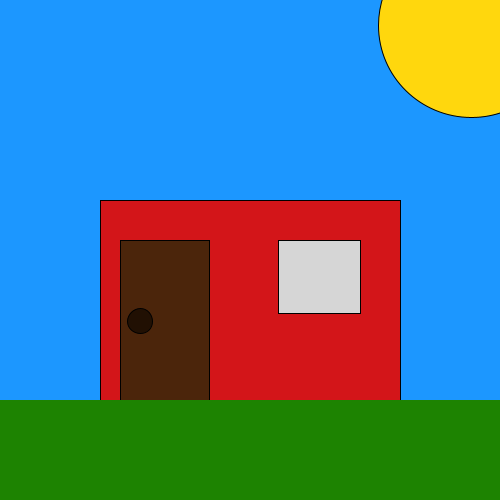
Frame 1 (no input)
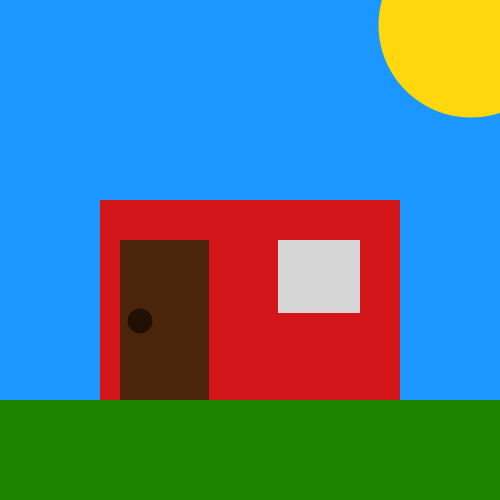
Frame 60 (the mouse pressed at the canvas centre just before this capture)
Frame 120 (the mouse held since frame 60 and released just before this capture): identical to frame 60, image omitted

The Processing sketch that drew these frames (run headless with seeded random() and noise(); from frame 60 on, the mouse is pressed at the canvas centre):

// Processing sketch: sketch_240902e
// ── sketch_240902e.pde
void setup(){
  size(500, 500);
}
void draw(){
// draw the sky
background(#1C97FF);

// draw a house //<>// //<>// //<>// //<>// //<>// //<>//

// draw the building
fill(#D31519);
rect(100, 200, 300, 200);

// draw a door and windows
fill(#4B250B);
rect(120, 240, 89, 165);
fill(#D6D6D6);
rect(278, 240, 82, 73);
fill(#211003);
circle(140, 321, 25);

//draw the sun
fill(#FFD70D);
circle(471, 25, 185);

// draw the ground
fill(#1D8301);
noStroke();
rect(0, 400, 500, 100);

// draw the flowers
}
